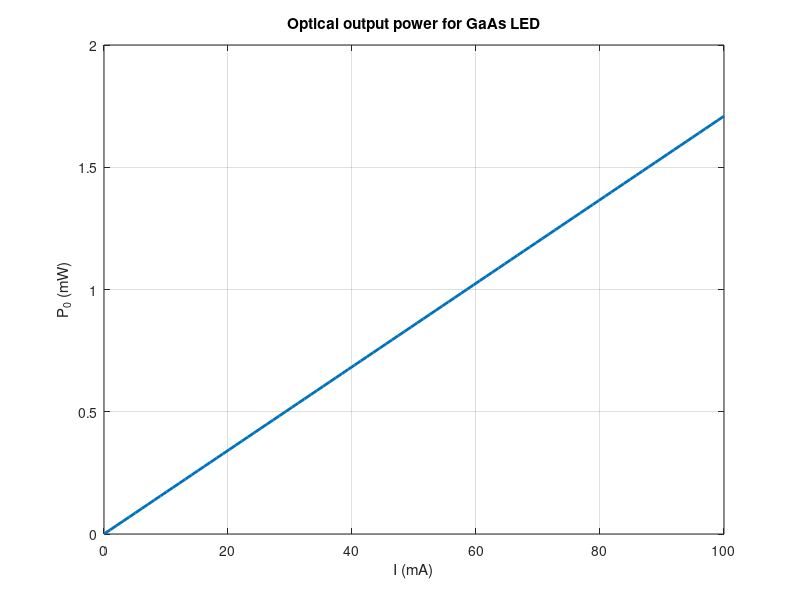

Source code (MATLAB):
clc;
clearvars;
close all;

% Constants in SI unit
h     = 6.626e-34;
h_cut = h/(2*pi);
c     = 3e8;
k_B   = 1.38e-23;
T     = 300;
q     = 1.6e-19;
mo    = 9.1e-31;

%% Choose data
Task_no = 1;  % Task 1: GaAs, Task 2: GaN

switch (Task_no)
    case 1
        material = 'GaAs';
        % Mobility in cm2/Vs
        u_n = 8500;
        u_p = 400;

        % Doping concentrations in (cm-3)
        Na = 1e15;
        Nd = 5e17;

        ni = 1.79e6; % intrinsic carrier concentration (cm-3)

        % effective mass
        me = 0.067*mo;
        mh = 0.5*mo;

        % Refractive index
        nr1 = 3.68; %GaAs

        Eg     = 1.43*q;     % bandgap
        lamda0 = 860e-9; %Peak Wavelength from Exp1

    case 2
        material = 'GaN';
        % Mobility in cm2/Vs
        u_n = 1800;
        u_p = 30;

        % Doping concentrations in (cm-3)
        Na = 1e15;
        Nd = 1e18;

        ni = 1.9e-10; % intrinsic carrier concentration (cm-3)

        % effective mass
        me = 0.27*mo;
        mh = 0.8*mo;

        % Refractive index
        nr1 = 2.55; %GaN

        Eg     = 3.4*q;      % bandgap
        lamda0 = 360e-9; % Peak Wavelength from Exp1
end

deln = 1e17;             % excess minority carrier concentration
A    = 1*(1/10)^2;       % Cross section Area in cm2
mr   = (me*mh)/(me+mh);  % average effective mass


%% Injection efficiency
% Calculate equilibrium minority carrier concentrations using mass action law
npo = ni^2/Na;    % Equilibrium electron concentration in p-region
pno = ni^2/Nd;    % Equilibrium hole concentration in n-region

% Calculate diffusion coefficients using Einstein relation (D = kT*μ/q)
% These describe how carriers spread through the semiconductor
Dn = (k_B*T*u_n)/q;    % Electron diffusion coefficient (cm²/s)
Dp = (k_B*T*u_p)/q;    % Hole diffusion coefficient (cm²/s)

% Define radiative recombination coefficient
Br = 1e-10;    % Radiative recombination coefficient (cm³/s)

% Calculate carrier lifetimes considering all available carriers
% Total available carriers = majority carriers + equilibrium minority carriers + excess carriers
tau_n = 1/(Br*(Na+npo+deln));    % Electron lifetime in p-region % Basically tau_r of n-doped LED
tau_p = 1/(Br*(pno+Nd+deln));    % Hole lifetime in n-region

% Calculate diffusion lengths - average distance carriers travel before recombining
% L = sqrt(D*τ) - combines both mobility and lifetime effects
Ln = (Dn*tau_n)^0.5;    % Electron diffusion length in p-region
Lp = (Dp*tau_p)^0.5;    % Hole diffusion length in n-region

% Calculate injection efficiency
% This represents the fraction of total current carried by electrons
% Higher efficiency means better electron injection into active region
Nin = (Dn*npo/Ln)/((Dn*npo/Ln)+(Dp*pno/Lp));

% Display injection efficiency
fprintf('Injection efficiency is %0.5f \n',Nin)

%% Calculate radiative recombination efficiency (internal quantum efficiency)
% This section determines what fraction of carrier recombination is radiative
% (produces light) versus non-radiative (produces heat)

% Define parameters for non-radiative recombination via traps
sr = 1e-15;          % Capture cross-section for carriers by traps (cm²)
NT = 1e13;           % Density of trap states/defects in material (cm⁻³)

% Calculate thermal velocity of carriers
% This represents how fast carriers move due to thermal energy
% Converted to cm/s by multiplying with 1e2
Vth = ((3*k_B*T)/mr)^(0.5)*1e2;    % Thermal velocity in cm/s

% Calculate non-radiative lifetime
% This is how long carriers survive before being captured by traps
% τ_nr = 1/(sr * Vth * NT) - derived from Shockley-Read-Hall statistics
tau_nr = (sr*Vth*NT)^-1;           % Non-radiative lifetime

% Calculate radiative recombination efficiency
% Nr = τ_nr/(τ_r + τ_nr) = 1/(1 + τ_r/τ_nr)
% where τ_r is the radiative lifetime (tau_n in this case)
Nr = 1/(1+(tau_n/tau_nr));         % Fraction of recombination that produces light

% Display the calculated efficiency
fprintf('Radiative recombination efficiency is %0.5f \n',Nr)

%% Calculate Light Extraction Efficiency
% This section determines what fraction of generated photons escape the semiconductor
% Photons can be trapped inside due to total internal reflection at interfaces

% Define refractive indices for the material interface
% nr1 is defined elsewhere for the semiconductor material
nr2 = 1;   % Refractive index of air

% Calculate extraction efficiency using simplified formula
% This formula considers:
% 1. Critical angle for total internal reflection
% 2. Fresnel reflection at normal incidence
% 3. Geometric factors for emission cone
Ne = (1/4) * ...                           % Geometric factor for emission cone
     (nr2/nr1)^2 * ...                     % Transmission coefficient
     (1-((nr1-nr2)/(nr1+nr2))^2);         % Accounts for Fresnel reflection

% Display the calculated extraction efficiency
fprintf('Extraction efficiency is %0.5f \n',Ne);

%% Calculate luminous efficiency (how well emission matches human eye response)
% Import eye sensitivity and emission data from external file
data = importdata('sensitivity_GaAs.txt');

% Extract wavelength, sensitivity, and emission data
% Wavelength in nm, sensitivity is photopic response, emission is LED spectrum
lambda = data(5:end,1);
sensitivity = data(5:end,2);
emission = data(5:end,3);

% Optional plotting code (currently commented out)
% Plots the photopic sensitivity curve vs wavelength
% figure;
% plot(lambda,sensitivity)
% xlabel('\lambda (nm)');
% ylabel('Sensitivity');
% title('Photopic sensitivity');
% grid on;

% Calculate spontaneous emission rate spectrum
% First convert wavelength to energy using E = hc/λ
E = (h*c)./(lambda.*1e-9);    % Energy in Joules
delE = (E-Eg);                % Energy relative to bandgap

% Calculate radiative recombination lifetime in n-type region
tau_r = 1/(Br*(Nd+pno+deln));

% Calculate quasi-Fermi levels for electrons and holes
Ef_n = k_B*T*log((Nd+deln)/ni);     % Electron quasi-Fermi level
Ef_p = k_B*T*log((Na+deln)/ni);     % Hole quasi-Fermi level
Efn_Efp = Ef_n + Ef_p;              % Total quasi-Fermi level separation

% Calculate spontaneous emission rate using van Roosbroeck-Shockley formula
R_sp = ((((2*mr)^1.5)/(2*pi^2*(h_cut^3)*tau_r)) ...
    *exp((Efn_Efp-Eg)/(k_B*T)).*(delE.^0.5).*exp(-delE./(k_B*T)));

% Calculate luminous efficiency
V = sum(sensitivity.*R_sp);    % Weighted sum considering eye response
P = sum(R_sp);                % Total emission power
Nl = V/P;                     % Luminous efficiency (ratio of visible to total power)

% Display the calculated luminous efficiency
fprintf('luminous efficiency is %0.5f \n \n',Nl)

%% Final efficiency
% Excluding NL (as Nl very low)
N0 = Nin*Nr*Ne;
fprintf('External conversion efficiency is %0.5f \n',N0)

%% Output optical power (L) as a function of forward current (I)

I = linspace(0,100,100); %mA
L = N0*I*(h*c/lamda0)/q; %mW

figure
plot(I,L, 'LineWidth',2);
xlabel('I (mA)');
ylabel('P_0 (mW)');
title(sprintf('Optical output power for %s LED',material));
grid on;


% Save the plot as a PNG file
saveas(gcf, 'C:\SPB_Data\EEE460_Jan2024_byakc\Exp3_BYAKC\reportprepare\partB_task2.png');